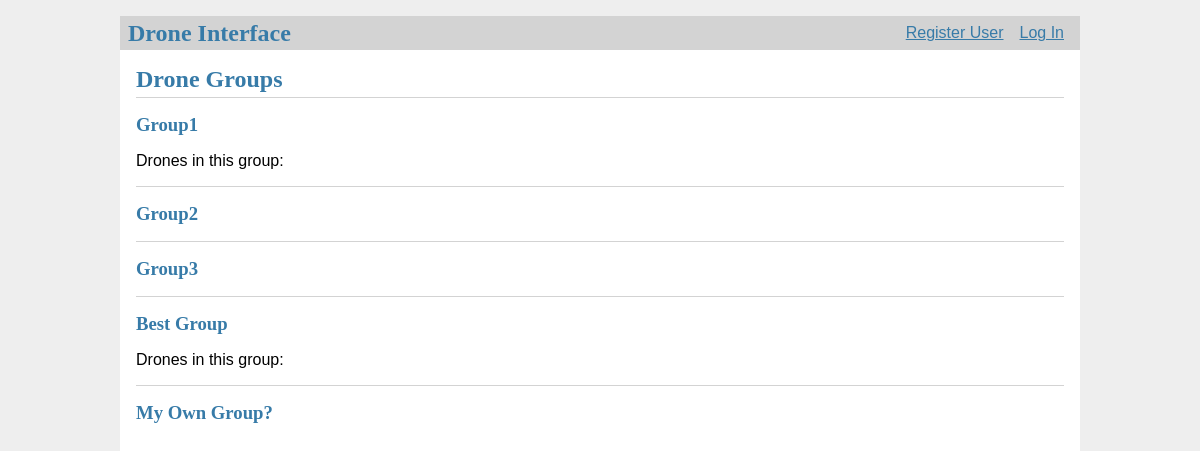
Screenshot of /groups with the database file from the repository.
### tables this page shows
CREATE TABLE groups (
  id INTEGER PRIMARY KEY AUTOINCREMENT,
  group_name TEXT NOT NULL
);

### flaskr/blog.py (the view)
@bp.route('/groups')
def groups():
    db = get_db()
    drones_in_group_dict = {}
    groups1 = get_group()
    for group in groups1:
        temp_id = group['id']
        drones_in_group = get_drones_from_a_group(temp_id)
        count_row = count_drones_a_group(temp_id)
        for item in count_row:
            if item[0] != 0:
                drones_in_group_dict[temp_id] = item[0]
    return render_template('blog/groups.html', groups=groups1, drones_in_group_dict=drones_in_group_dict,
                           drones_in_group=drones_in_group)

### flaskr/auth.py (called while the page is built)
@bp.before_app_request
def load_logged_in_user():
    user_id = session.get('user_id')
    if user_id is None:
        g.user = None
    else:
        g.user = get_db().execute(
            'SELECT * FROM user WHERE id = ?', (user_id,)
        ).fetchone()

### flaskr/blog.py (called while the page is built)
def get_group():
    group = get_db().execute(
        'SELECT *'
        ' FROM groups'
    ).fetchall()
    if group is None:
        abort(404, f"No Groups doesn't exist.")
    return group

def get_drones_from_a_group(group_id):
    drones = get_db().execute(
        'SELECT *'
        ' FROM drones'
        ' WHERE group_id = ?', (group_id,)
    ).fetchall()
    if drones is None:
        abort(404, f"No Drones in this group.")
    return drones

def count_drones_a_group(group_id):
    drones = get_db().execute(
        'SELECT COUNT (*)'
        ' FROM drones'
        ' WHERE group_id = ?', (group_id,)
    ).fetchall()
    if drones is None:
        abort(404, f"No Drones in this group.")
    return drones

### flaskr/db.py (called while the page is built)
def get_db():
    if 'db' not in g:
        g.db = sqlite3.connect(
            current_app.config['DATABASE'],
            detect_types=sqlite3.PARSE_DECLTYPES
        )
        g.db.row_factory = sqlite3.Row
    return g.db

### flaskr/templates/blog/groups.html (shortened to what this page needs)
{% extends 'base.html' %}
{% block header %}
  <h1>{% block title %}Drone Groups{% endblock %}</h1>
{% endblock %}
{% block content %}
  {% for group in groups %}
    <article class="group">
      <header>
        <div>
          <h1>{{ group['group_name'] }}</h1>
            {% if group['id'] in drones_in_group_dict.keys() %}
              <p>Drones in this group: </p>
            {% endif %}
        </div>
      </header>
    </article>
    {% if not loop.last %}
      <hr>
    {% endif %}
  {% endfor %}
{% endblock %}

### flaskr/static/style.css (style rules this page uses)
h1 { font-family: serif; color: #377ba8; margin: 1rem 0; }
hr { border: none; border-top: 1px solid lightgray; }
.content > header h1 { flex: auto; margin: 1rem 0 0.25rem 0; }

### rows the page displays
groups: group_name "Group1", shows "Drones in this group:"
groups: group_name "Group2"
groups: group_name "Group3"
groups: group_name "Best Group", shows "Drones in this group:"
groups: group_name "My Own Group?"
